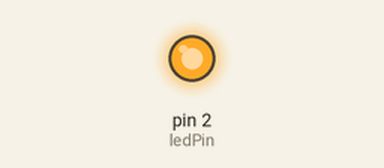
This sketch was run on a simulated Arduino Uno, built with avr-gcc and run on an emulated ATmega328P. Parts: output pins drawn as LEDs (lit = HIGH).

Above: at 2.5 s.
At 5.5 s:
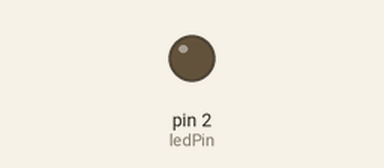
Timing chart, 0 to 7.8 s (numbered marks = the images above):
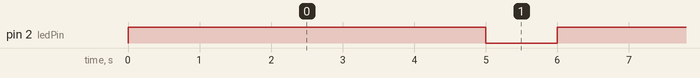

The sketch:

Simple_Test.ino
```cpp
//Declare global varibales
int ledPin=2;
int dtOn=5000;
int dtOff=1000;

//Code that runs once that sets up Arduino system
void setup() {
  // put your setup code here, to run once:

  //Set up pin 2 as an ouput
  pinMode(ledPin,OUTPUT);

}

//This does continous Arduino funcationality
void loop() {
  // put your main code here, to run repeatedly:
  digitalWrite(ledPin,HIGH); //Ouputs 5v to LED
  delay(dtOn);
  digitalWrite(ledPin,LOW); //Outputs 5v to LED
  delay(dtOff);
}
```

Measured:
- by itself, pin 2 (ledPin): alternates HIGH for 5.0 s and LOW for 1.0 s
